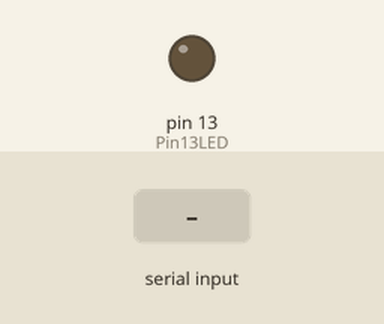
This sketch was run on a simulated Arduino Uno, built with avr-gcc and run on an emulated ATmega328P. Parts: output pins drawn as LEDs (lit = HIGH). The test bench sets the inputs (shaded band). Pins used as bus, display or sensor lines are not drawn; what the sketch prints to the serial monitor is not drawn.

Above: at 1.2 s.
1.3 s: "1" received over the second serial link
Timing chart, 0 to 4.3 s (numbered marks = the images above; inputs shaded):
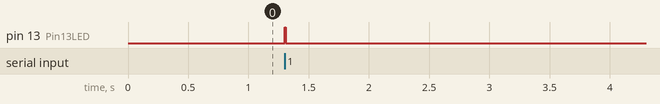

The sketch:

rs485_slave.ino
```cpp
/* YourDuino SoftwareSerialExample1Remote
   - Used with YD_SoftwareSerialExampleRS485_1 on another Arduino
   - Remote: Receive data, loop it back...
   - Connect this unit Pins 10, 11, Gnd
   - To other unit Pins 11,10, Gnd  (Cross over)
   - Pin 3 used for RS485 direction control
   - Pin 13 LED blinks when data is received

   Questions: terry@yourduino.com
*/

/*-----( Import needed libraries )-----*/
#include <SoftwareSerial.h>
/*-----( Declare Constants and Pin Numbers )-----*/
#define SSerialRX        2  //Serial Receive pin
#define SSerialTX        3  //Serial Transmit pin

#define SSerialTxControl 4   //RS485 Direction control
#define RS485Transmit    HIGH
#define RS485Receive     LOW

#define Pin13LED         13

/*-----( Declare objects )-----*/
SoftwareSerial RS485Serial(SSerialRX, SSerialTX); // RX, TX

/*-----( Declare Variables )-----*/
int byteReceived;
int byteSend;

void setup()   /****** SETUP: RUNS ONCE ******/
{
  // Start the built-in serial port, probably to Serial Monitor
  Serial.begin(9600);
  Serial.println("SerialRemote");  // Can be ignored

  pinMode(Pin13LED, OUTPUT);
  pinMode(SSerialTxControl, OUTPUT);

  digitalWrite(SSerialTxControl, RS485Receive);  // Init Transceiver

  // Start the software serial port, to another device
  RS485Serial.begin(4800);   // set the data rate
}//--(end setup )---


void loop()   /****** LOOP: RUNS CONSTANTLY ******/
{
  //Copy input data to output
  if (RS485Serial.available())
  {
    byteSend = RS485Serial.read();   // Read the byte

    digitalWrite(Pin13LED, HIGH);  // Show activity
    delay(10);
    digitalWrite(Pin13LED, LOW);

    digitalWrite(SSerialTxControl, RS485Transmit);  // Enable RS485 Transmit
    //RS485Serial.write(byteSend); // Send the byte back
    Serial.write(byteSend);
    delay(10);
    digitalWrite(SSerialTxControl, RS485Receive);  // Disable RS485 Transmit
//    delay(100);
  }// End If RS485SerialAvailable

}//--(end main loop )---

/*-----( Declare User-written Functions )-----*/
//NONE

//*********( THE END )***********
```

Measured:
- after the input at 1.3 s, pin 13 (Pin13LED): LOW → HIGH at once, → LOW 0.01 s later
